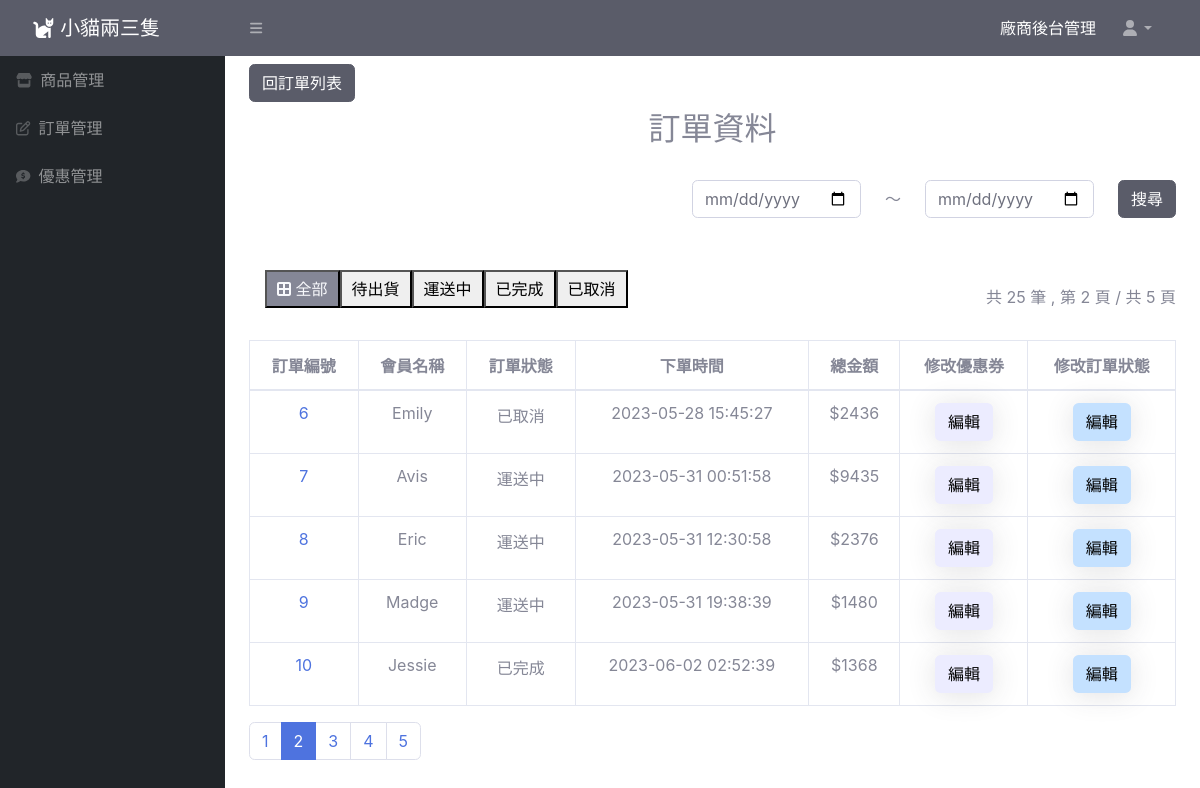
Screenshot of /pet_back/order-search.php?page=2 with the database file from the repository.
### tables this page shows
CREATE TABLE `order_status` (
  `status_id` int(3) NOT NULL,
  `status_name` varchar(30) NOT NULL
);

CREATE TABLE `orders` (
  `order_id` int(30) NOT NULL,
  `vendor_id` int(30) NOT NULL,
  `user_id` int(30) NOT NULL,
  `status_id` varchar(30) NOT NULL,
  `created_at` datetime NOT NULL,
  `total_amount` int(50) NOT NULL
);

CREATE TABLE `users` (
  `user_id` int(11) NOT NULL,
  `username` varchar(30) NOT NULL,
  `password` varchar(30) NOT NULL,
  `email` varchar(30) NOT NULL,
  `created_at` datetime NOT NULL,
  `updated_at` datetime NOT NULL,
  `valid` tinyint(4) UNSIGNED NOT NULL
);

### pet_back/order/order-search.php (the view, shortened to what this page needs)
<?php
require_once("./db_connect.php");
$page = $_GET["page"] ?? 1;
$whereClouse = "";
$sqlTotal = "SELECT order_id FROM orders $whereClouse";
$resultTotal = $conn->query($sqlTotal);
$totalOrder = $resultTotal->num_rows;
$perPage = 5;
$startItem = ($page - 1) * $perPage;
$totalPage = ceil($totalOrder / $perPage);
$sql = "SELECT orders.*, users.username AS user_name, order_status.status_name AS status_name
    FROM orders
    JOIN users ON users.user_id = orders.user_id
    JOIN order_status ON order_status.status_id = orders.status_id
    $whereClouse
    ORDER BY order_id ASC
    LIMIT $startItem, $perPage";
$result = $conn->query($sql);
$rows = $result->fetch_all(MYSQLI_ASSOC);
$sqlStatus = "SELECT * FROM order_status ORDER BY status_id ASC";
$resultStatus = $conn->query($sqlStatus);
$statusRows = $resultStatus->fetch_all(MYSQLI_ASSOC);
?>
<!doctype html>
<html lang="en">
<head>
    <link href="https://cdn.jsdelivr.net/npm/bootstrap@5.2.1/dist/css/bootstrap.min.css" rel="stylesheet">
    <link href="css/sb-admin-2.min.css" rel="stylesheet">
</head>
<body>
    <div class="container ">
        <div class="pt-2 pb-1 ">
            <a class="btn btn-dark" href="order-list.php">回訂單列表</a>
        </div>
        <div class="py-1 text-center">
            <?php
            $title = "訂單資料";
            ?>
            <h1 class="h2"> <?= $title ?> </h1>
        </div>
        <div class="py-1 d-flex justify-content-end align-items-center ">
            <form action="order-search.php">
                <div class="row align-items-center gx-2">
                    <div class="col-auto">
                        <input type="date" class="form-control" name="start" value="<?php if (isset($_GET["start"])) echo $_GET["start"] ?>">
                    </div>
                    <div class="col-auto">
                        ～
                    </div>
                    <div class="col-auto">
                        <input type="date" class="form-control" name="end" value="<?php if (isset($_GET["end"])) echo $_GET["end"] ?>">
                    </div>
                    <div class="col-auto py-3">
                        <button class="btn btn-dark " type="submit">搜尋</button>
                    </div>
                </div>
            </form>
        </div>
        <div class="py-2 d-flex justify-content-between align-items-center ">
            <nav class="navbar  mb-3">
                <button class="nav-item  text-light bg-secondary ">
                    <a class="nav-link p-1
                    <?php
                    if (!isset($_GET["status_id"])) echo "active" ?>" aria-current="page" href="order-search.php?start=<?= $start ?>&end=<?= $end ?>"><i class="fa-solid fa-border-all"></i> 全部</a>
                </button>
                <?php foreach ($statusRows as $status) : ?>
                    <button class="nav-item  <?php if (isset($_GET["status_id"]) && $_GET["status_id"] == $status["status_id"]) echo "active"; ?>" >
                        <a class="nav-link p-1  " href="order-search.php?status_id=<?= $status["status_id"] ?>&start=<?= $start ?>&end=<?= $end ?>"><?= $status["status_name"] ?></a>
                    </button>
                <?php endforeach; ?>
            </nav>
            <div class="py-2">
                共 <?= $totalOrder ?> 筆 , 第 <?= $page ?> 頁 / 共 <?= $totalPage ?> 頁
            </div>
        </div>
        <table class="table table-bordered align-middle text-center ">
            <thead>
                <tr>
                    <th>訂單編號</th>
                    <th>會員名稱</th>
                    <th>訂單狀態</th>
                    <th>下單時間</th>
                    <th>總金額</th>
                    <th>修改優惠券</th>
                    <th>修改訂單狀態</th>
                </tr>
            </thead>
            <tbody>
                <?php foreach ($rows as $row) :
                ?>
                    <tr>
                        <td>
                            <a href="order-details.php?order_id=<?= $row["order_id"] ?> " class="text-decoration-none">
                                <?= $row["order_id"] ?>
                            </a>
                        </td>
                        <td><?= $row["user_name"] ?></td>
                        <td><?= $row["status_name"] ?></td>
                        <td><?= $row["created_at"] ?></td>
                        <td>
                            $<?= $row["total_amount"] ?>
                        </td>
                        <td><a href="order-details.php?order_id=<?= $row["order_id"] ?> " class="btn  shadow   rounded edit1">編輯</a></td>
                        <td><a href="order-update.php?order_id=<?= $row["order_id"] ?> " class="btn  shadow  rounded edit2">編輯</a></td>
                    </tr>
                <?php endforeach; ?>
            </tbody>
        </table>
        <nav aria-label="Page navigation example">
            <ul class="pagination">
                <?php for ($i = 1; $i <= $totalPage; $i++) : ?>
                    <li class="page-item <?php if ($i == $page) echo "active"; ?>">
                        <?php if (isset($_GET["start"]) && (isset($_GET["status_id"]))) : ?>
                            <a class="page-link" href="order-search.php?page=<?= $i ?>&status_id=<?= $_GET["status_id"] ?>&start=<?= $start ?>&end=<?= $end ?>"><?= $i ?></a>
                            <?php elseif (isset($_GET["start"])) : ?>
                                <a class="page-link" href="order-search.php?page=<?= $i ?>&start=<?= $start ?>&end=<?= $end ?>"><?= $i ?></a>
                        <?php else : ?>
                            <a class="page-link" href="order-search.php?page=<?= $i ?>"><?= $i ?></a>
                        <?php endif; ?>
                    </li>
                <?php endfor; ?>
            </ul>
        </nav>
    </div>
</body>
</html>

### pet_back/order/order-search.php (style rules this page uses)
.edit1 { background-color: #ECECFF; color: #000; }
.edit2 { background-color: #C4E1FF; color: #000; }

### rows the page displays
order_status: status_name "待出貨"
order_status: status_name "運送中"
order_status: status_name "已完成"
order_status: status_name "已取消"
orders: order_id "6", user.username "Emily", status.status_name "已取消", created_at "2023-05-28 15:45:27", total_amount "2436"
orders: order_id "7", user.username "Avis", status.status_name "運送中", created_at "2023-05-31 00:51:58", total_amount "9435"
orders: order_id "8", user.username "Eric", status.status_name "運送中", created_at "2023-05-31 12:30:58", total_amount "2376"
orders: order_id "9", user.username "Madge", status.status_name "運送中", created_at "2023-05-31 19:38:39", total_amount "1480"
orders: order_id "10", user.username "Jessie", status.status_name "已完成", created_at "2023-06-02 02:52:39", total_amount "1368"

### other values shown
$title "訂單資料"
$totalOrder "25"
$page "2"
$totalPage "5"
